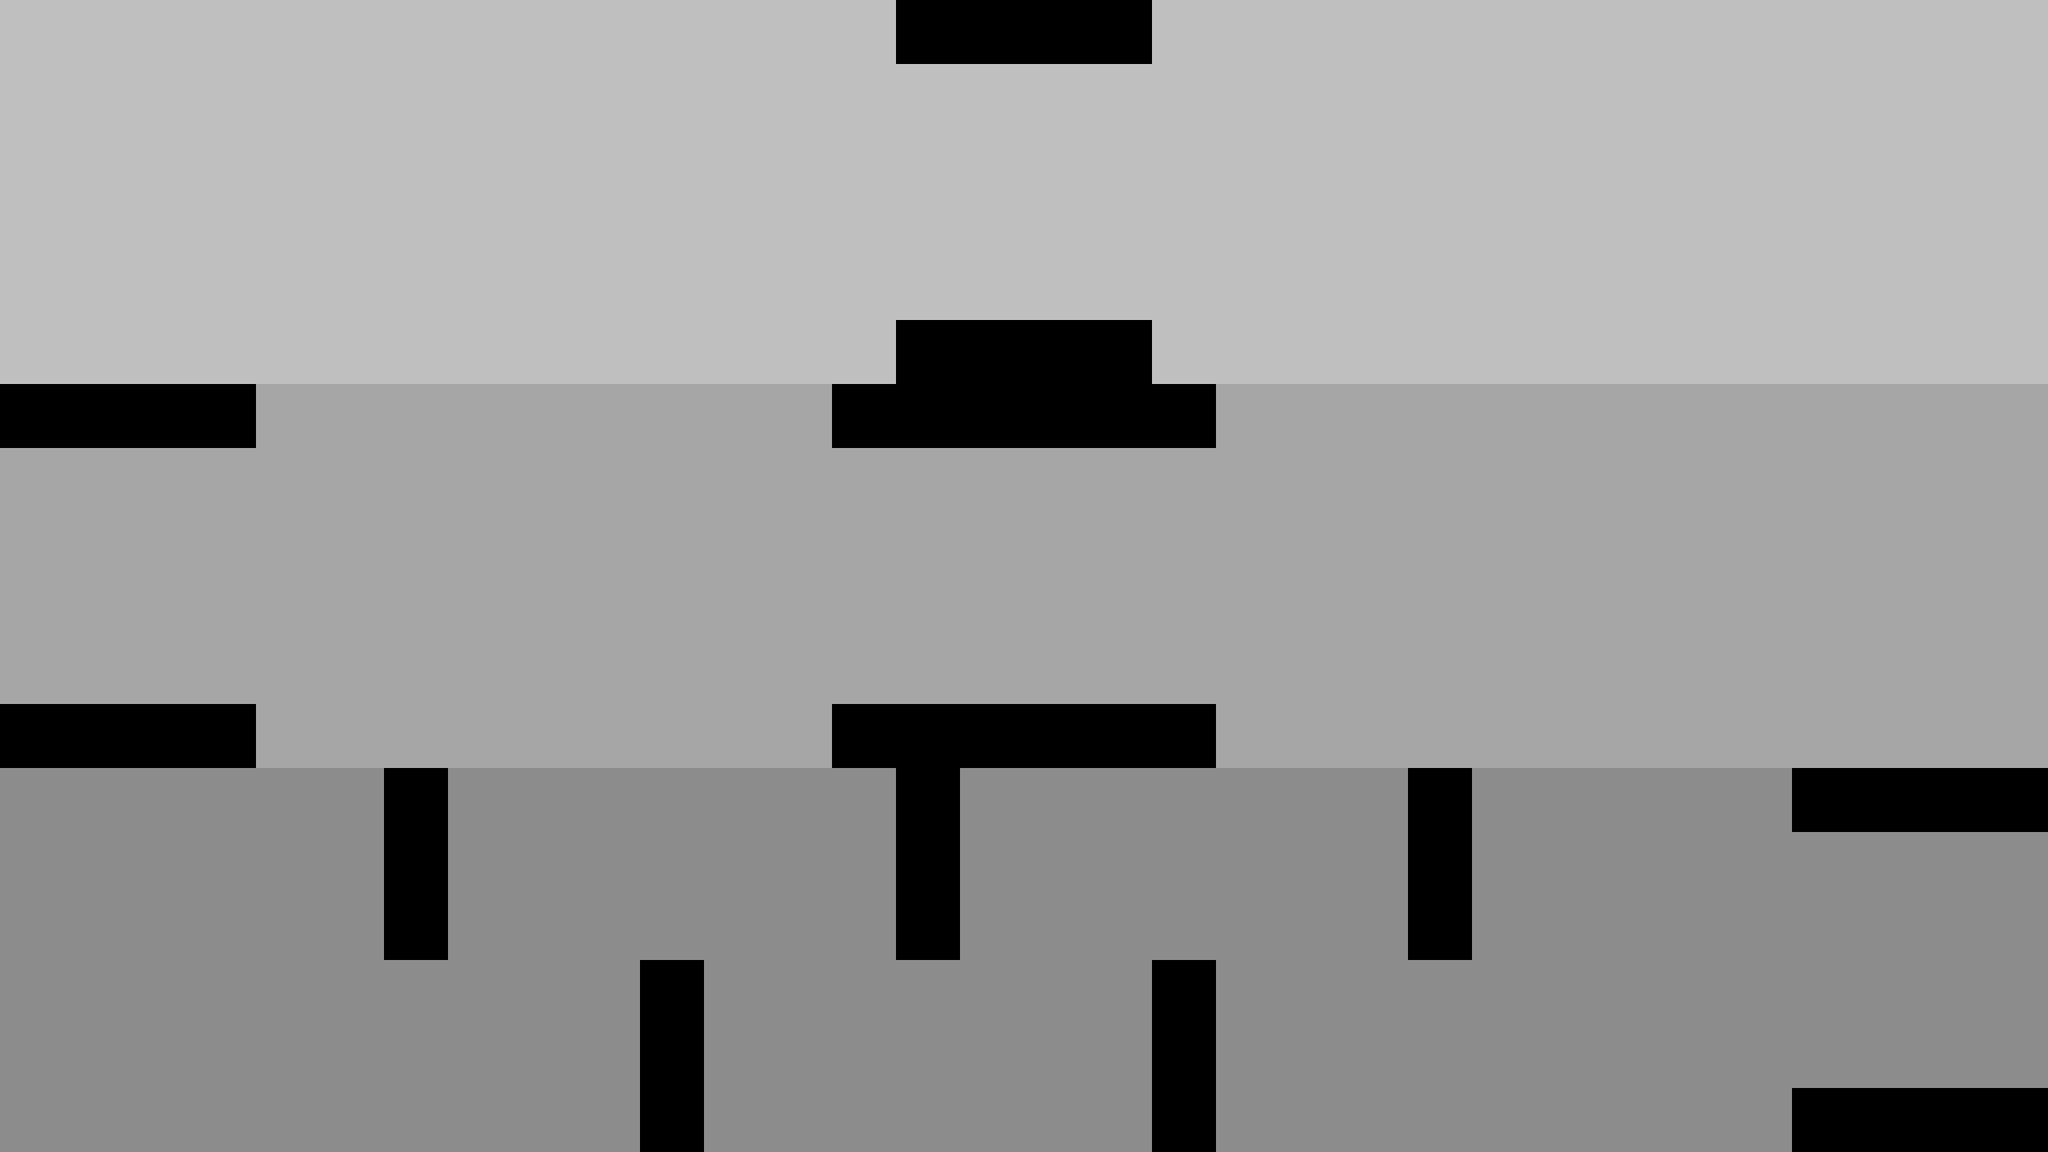

This game map was drawn from its Tiled (.tmx) file and the tilesets committed beside it. A one-line description and the trimmed map source follow:
An orthogonal 32x18 tile map with 80x80 px tiles, 2 tile layers (bg, blocks).

<map version="1.0" orientation="orthogonal" renderorder="right-down" width="32" height="18" tilewidth="80" tileheight="80">
 <tileset firstgid="1" name="blocks" tilewidth="80" tileheight="80">
  <image source="blocks.png" width="320" height="80" />
 </tileset>
 <layer name="bg" width="32" height="18" opacity="0.75">
  <data>[576 cells, 576 non-empty, 3 distinct tile ids]</data>
 </layer>
 <layer name="blocks" width="32" height="18">
  <data>[576 cells, 51 non-empty, 1 distinct tile ids]</data>
 </layer>
</map>